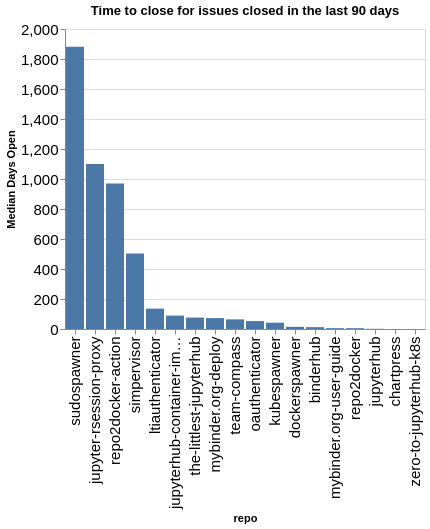

Here is the notebook cell this chart was saved with:
### Code cell
time_open = closed.groupby(['org', 'repo']).agg({'time_open': 'median'}).reset_index()
time_open['time_open'] = time_open['time_open'] / (60 * 60 * 24)
time_open['org/repo'] = time_open.apply(lambda a: a['org'] + '/' + a['repo'], axis=1)
sorted_vals = time_open.sort_values(['org', 'time_open'], ascending=False)['repo'].values
alt.Chart(data=time_open, title=f"Time to close for issues closed in the last {n_days} days").mark_bar().encode(
    x=alt.X('repo', sort=alt.Sort(sorted_vals.tolist())),
    y=alt.Y('time_open', title="Median Days Open"),
)

### Figure 1 — Vega-Lite specification as saved in the notebook (floating-point values rounded to 4 significant figures)
{"config": {"axisLeft": {"labelFontSize": 15}, "axisBottom": {"labelFontSize": 15}}, "data": {"name": "data-d3310c2174d18d3764617a9f74e05745"}, "mark": {"type": "bar"}, "encoding": {"x": {"field": "repo", "sort": ["sudospawner", "jupyter-rsession-proxy", "repo2docker-action", "simpervisor", "ltiauthenticator", "jupyterhub-container-images", "the-littlest-jupyterhub", "mybinder.org-deploy", "team-compass", "oauthenticator", "kubespawner", "dockerspawner", "binderhub", "mybinder.org-user-guide", "repo2docker", "jupyterhub", "chartpress", "zero-to-jupyterhub-k8s"], "type": "nominal"}, "y": {"field": "time_open", "title": "Median Days Open", "type": "quantitative"}}, "title": "Time to close for issues closed in the last 90 days", "$schema": "https://vega.github.io/schema/vega-lite/v5.20.1.json", "datasets": {"data-d3310c2174d18d3764617a9f74e05745": [{"org": "jupyterhub", "repo": "binderhub", "time_open": 12.36, "org/repo": "jupyterhub/binderhub"}, {"org": "jupyterhub", "repo": "chartpress", "time_open": 0.09798, "org/repo": "jupyterhub/chartpress"}, {"org": "jupyterhub", "repo": "dockerspawner", "time_open": 14.6, "org/repo": "jupyterhub/dockerspawner"}, {"org": "jupyterhub", "repo": "jupyter-rsession-proxy", "time_open": 1100.0, "org/repo": "jupyterhub/jupyter-rsession-proxy"}, {"org": "jupyterhub", "repo": "jupyterhub", "time_open": 1.361, "org/repo": "jupyterhub/jupyterhub"}, {"org": "jupyterhub", "repo": "jupyterhub-container-images", "time_open": 89.59, "org/repo": "jupyterhub/jupyterhub-container-images"}, {"org": "jupyterhub", "repo": "kubespawner", "time_open": 42.01, "org/repo": "jupyterhub/kubespawner"}, {"org": "jupyterhub", "repo": "ltiauthenticator", "time_open": 135.9, "org/repo": "jupyterhub/ltiauthenticator"}, {"org": "jupyterhub", "repo": "mybinder.org-deploy", "time_open": 72.86, "org/repo": "jupyterhub/mybinder.org-deploy"}, {"org": "jupyterhub", "repo": "mybinder.org-user-guide", "time_open": 5.652, "org/repo": "jupyterhub/mybinder.org-user-guide"}, {"org": "jupyterhub", "repo": "oauthenticator", "time_open": 52.81, "org/repo": "jupyterhub/oauthenticator"}, {"org": "jupyterhub", "repo": "repo2docker", "time_open": 5.443, "org/repo": "jupyterhub/repo2docker"}, {"org": "jupyterhub", "repo": "repo2docker-action", "time_open": 969.2, "org/repo": "jupyterhub/repo2docker-action"}, {"org": "jupyterhub", "repo": "simpervisor", "time_open": 503.8, "org/repo": "jupyterhub/simpervisor"}, {"org": "jupyterhub", "repo": "sudospawner", "time_open": 1881.0, "org/repo": "jupyterhub/sudospawner"}, {"org": "jupyterhub", "repo": "team-compass", "time_open": 64.19, "org/repo": "jupyterhub/team-compass"}, {"org": "jupyterhub", "repo": "the-littlest-jupyterhub", "time_open": 76.24, "org/repo": "jupyterhub/the-littlest-jupyterhub"}, {"org": "jupyterhub", "repo": "zero-to-jupyterhub-k8s", "time_open": 0.008993, "org/repo": "jupyterhub/zero-to-jupyterhub-k8s"}]}}
